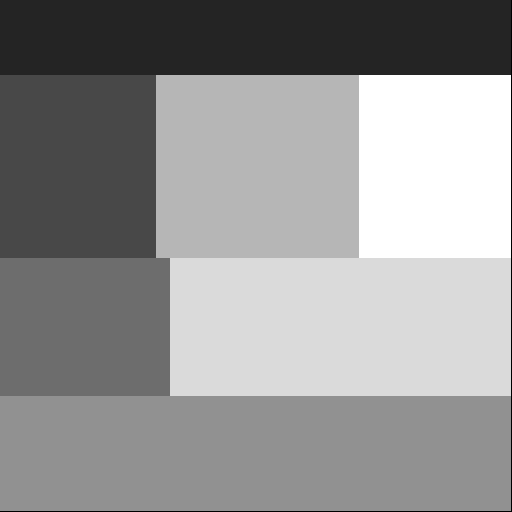
#> input picture data/mask_0005.png, 512 x 512 px
$ python extract.py
#> lines starting #> are read from the running program, lines starting #| are printed output that depends on the picture
import numpy as np
import imageio.v2 as imageio
import matplotlib.pyplot as plt
import cv2
import networkx as nx
from scipy import ndimage

# -----------------------------
# Parameters
# -----------------------------
MASK_PATH = "data/mask_0005.png"   # update this path
DOOR_KERNEL = np.ones((3, 3), np.uint8)

# -----------------------------
# Load mask
# -----------------------------
mask = imageio.imread(MASK_PATH).astype(np.uint8)
#> mask is the input picture: shape (512, 512); min 0, max 7, mean 4.06
H, W = mask.shape
#> H = 512; W = 512

# -----------------------------
# Identify unique rooms
# -----------------------------
room_ids = np.unique(mask)
#> room_ids = [0, 1, 2, 3, 4, 5, 6, 7]
room_ids = room_ids[room_ids > 0]
#> room_ids = [1, 2, 3, 4, 5, 6, 7]
print(f"Detected {len(room_ids)} rooms")
#| Detected 7 rooms

# -----------------------------
# Detect door regions
# -----------------------------
# Doors occur where neighboring pixels belong to different rooms.
grad = cv2.morphologyEx(mask, cv2.MORPH_GRADIENT, DOOR_KERNEL)
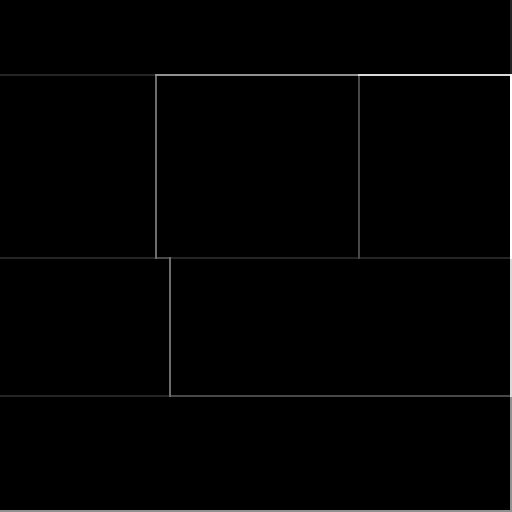
#> grad: shape (512, 512); min 0, max 7, mean 0.0708; drawn with min black and max white

# We'll scan gradient pixels and record which two room IDs meet there.
door_pairs = set()

for y in range(1, H - 1):
    for x in range(1, W - 1):
        if grad[y, x] > 0:
            neigh = mask[y - 1:y + 2, x - 1:x + 2].flatten()
            rooms = np.unique(neigh[neigh > 0])
            if len(rooms) == 2:
                a, b = sorted(rooms)
                door_pairs.add((int(a), int(b)))
#> after the loop, door_pairs = 12 items

# -----------------------------
# Build graph
# -----------------------------
G = nx.Graph()
for rid in room_ids:
    ys, xs = np.where(mask == rid)
    cy, cx = ys.mean(), xs.mean()
    G.add_node(int(rid), centroid=(cx, cy))
#> this loop made 7 passes
#> (cy, cx) on passes 1 to 7: (37, 255), (166, 77.5), (326.5, 84.5), (453, 255), (166, 257), (326.5, 340), (166, 434.5)

for a, b in door_pairs:
    G.add_edge(a, b)
#> this loop made 12 passes
#> (a, b) on passes 1 to 12: (1, 2), (3, 4), (1, 5), (4, 6), (5, 7), (2, 3), (6, 7), (1, 7), (5, 6), (3, 6), (2, 5), (3, 5)

print(f"Graph has {G.number_of_nodes()} nodes and {G.number_of_edges()} edges")
#| Graph has 7 nodes and 12 edges

# -----------------------------
# Visualization
# -----------------------------
fig, ax = plt.subplots(figsize=(8, 8))
ax.imshow(mask, cmap='tab20')

for (a, b) in G.edges():
    ax.plot(
        [G.nodes[a]['centroid'][0], G.nodes[b]['centroid'][0]],
        [G.nodes[a]['centroid'][1], G.nodes[b]['centroid'][1]],
        'k-', linewidth=1.5
    )
#> this loop made 12 passes

for i, data in G.nodes(data=True):
    x, y = data['centroid']
    ax.plot(x, y, 'ro')
    ax.text(x + 3, y, f"R{i}", color='red', fontsize=8)
#> this loop made 7 passes
#> (x, y) on passes 1 to 7: (255, 37), (77.5, 166), (84.5, 326.5), (255, 453), (257, 166), (340, 326.5), (434.5, 166)

ax.set_title("Room Graph (Edges via Shared Doors Only)")
ax.axis('off')
plt.tight_layout()
plt.show()
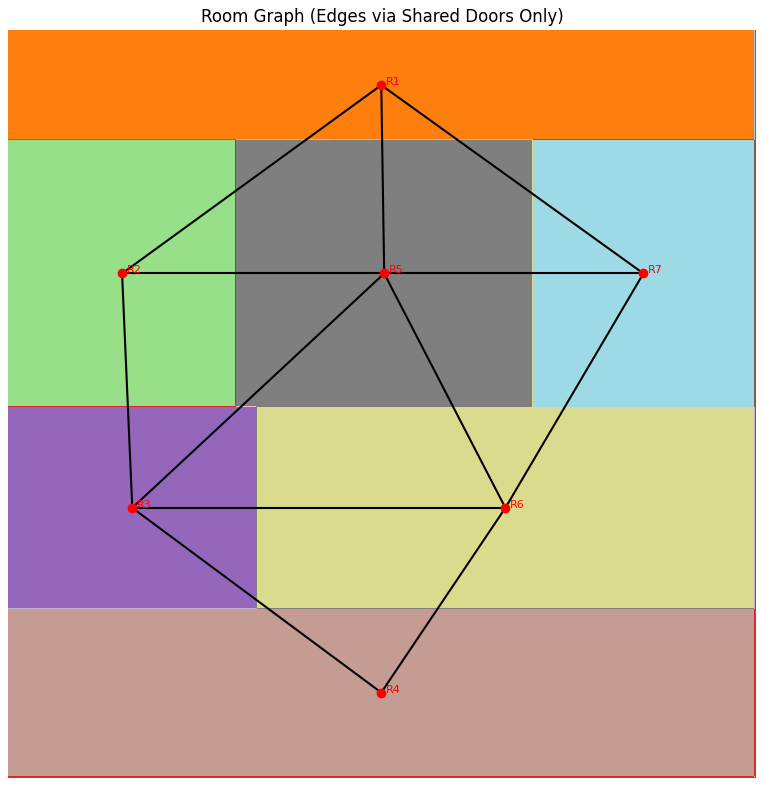
#> figure drawn by matplotlib, 1 panel
